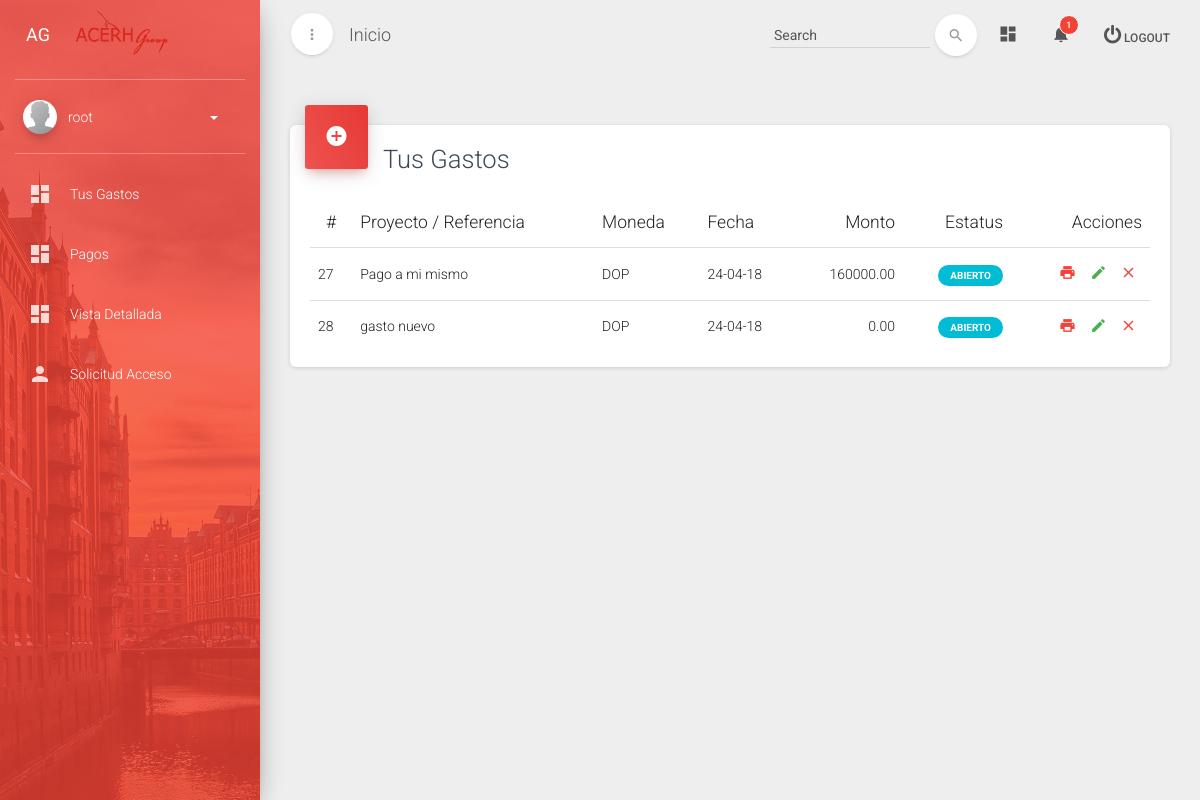
Before: /gastos/ (signed in) with the older database file.
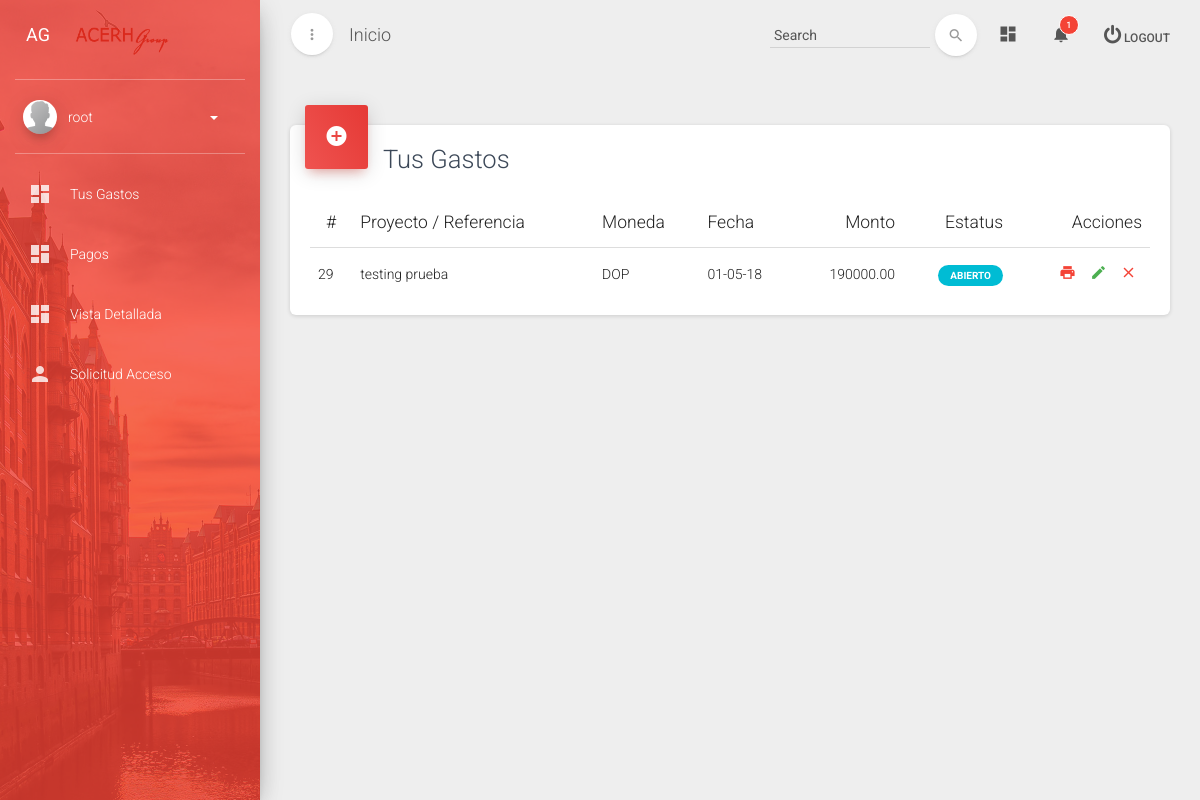
After: the same page with the newer database file.
### ncf/models.py (models this page shows, shortened)
class Gasto(models.Model):
	numero = models.CharField(max_length=999999)
	referencia = models.CharField(max_length=100, blank=True)
	moneda = models.CharField(max_length=10, blank=True)
	fecha = models.DateTimeField(auto_now_add=True, auto_now=False)
	total_final = models.DecimalField(max_digits=999999,decimal_places=2)
	nota = models.TextField(blank=True)
	comprador = models.ForeignKey(User)
	estatus = models.CharField(max_length=20, blank=True)

### ncf/views.py (the view)
# urls.py: url(r'^gastos/',compania ),
def compania(request):
	gasto = Gasto.objects.filter(comprador=request.user);
	return render(request, 'gastotabla.html',{'gasto':gasto, 'gastos':gasto.all()})

### templates/gastotabla.html (shortened to what this page needs)
{% extends 'nucleo.html' %}
{% load staticfiles %}
{% block content %}
<div class="col-md-12">
                            <div class="card">
                                <div type="button" class="card-header card-header-icon" data-toggle="modal" data-target="#myModal" data-background-color="red">
                                    <i class="material-icons">add_circle</i>
                                </div>
                                <div class="card-content">
                                    <h3 class="card-title"> Tus Gastos</h3>
                                    <div class="table-responsive">
                                        <table class="table">
                                            <thead>
                                                <tr>
                                                    <th class="text-center">#</th>
                                                    <th>Proyecto / Referencia</th>
                                                    <th>Moneda</th>
                                                    <th>Fecha</th>
                                                    <th class="text-right">Monto</th>
                                                    <th class="text-right">Estatus</th>
                                                    <th class="text-right">Acciones</th>
                                                </tr>
                                            </thead>
                                            <tbody>
                                              {% for gasto in gastos %}
                                                <tr>
                                                    <td>{{gasto.id}}</td>
                                                    <td>{{gasto.referencia}}</td>
                                                    <td>{{gasto.moneda}}</td>
                                                    <td >{{gasto.fecha|date:'d-m-y'}}</td>
                                                    <td class="text-right">{{gasto.total_final}}</td>
                                                    <td class="text-right"><span class="label label-info">{{gasto.estatus}}</span></td>
                                                    <td class="td-actions text-right">
                                                        {% if gasto.estatus == "Abierto" %}
                                                        <a href="{% url 'PDF' id=gasto.id %}">
                                                        <button type="button"  rel="tooltip" class="btn btn-danger btn-simple" data-original-title="" title="">
                                                            <i class="material-icons md-48"  >print</i>
                                                        </button></a>
                                                        <a href="{% url 'detalle' id=gasto.id %}">{{post.titulo}}<button type="button"  rel="tooltip" class="btn btn-success btn-simple" data-original-title="" title="">
                                                            <i class="material-icons md-48">edit</i>
                                                        </button></a>
                                                        <button type="button" onclick="Remove({{gasto.id}})" rel="tooltip" class="btn btn-danger btn-simple" data-original-title="" title="">
                                                            <i class="material-icons md-48"  >close</i>
                                                        </button></a>
                                                        {% else %}
                                                        <a href="{% url 'PDF' id=gasto.id %}">
                                                        <button type="button"  rel="tooltip" class="btn btn-danger btn-simple" data-original-title="" title="">
                                                            <i class="material-icons md-48"  >print</i>
                                                        </button></a>
                                                        {% endif %}
                                                    </td>
                                                </tr>
                                               {% endfor %}
                                            </tbody>
                                        </table>
                                    </div>
                                </div>
                            </div>
                        </div>
{% endblock %}

### templates/nucleo.html (shortened to what this page needs)
<!doctype html>
<html lang="en">
{% load staticfiles %}
<head>
    <link href="{% static 'assets10/css/bootstrap.min.css' %}" rel="stylesheet" />
    <link href="{% static 'assets10/css/material-dashboard.css' %}" rel="stylesheet" />
    <link href="{% static 'assets10/css/demo.css' %}" rel="stylesheet" />
    <link href="{% static 'assets10/css/bootstrap-datetimepicker.css' %}" rel="stylesheet" />
    <link href="{% static 'assets10/css/sweetalert2.scss' %}" rel="stylesheet" />
    <link href="http://maxcdn.bootstrapcdn.com/font-awesome/latest/css/font-awesome.min.css" rel="stylesheet">
</head>
<body>
    <div class="wrapper">
        <div class="sidebar" data-active-color="rose" data-background-color="red" data-image="{% static 'assets10/img/sidebar-3.jpg' %}">
            <div class="logo">
                <a href="http://www.creative-tim.com" class="simple-text logo-mini">
                    AG
                </a>
                <a href="http://www.tutalentoacerh.com/" class="simple-text logo-normal">
                    <img height="40" width="108" src="{% static 'assets10/img/logo4.png' %}" alt="home" class="light-logo" />
                </a>
            </div>
            <div class="sidebar-wrapper">
                <div class="user">
                    <div class="photo">
                         {% if request.user.userp.picture %}
                     <img src="{{request.user.userp.picture.url}}" alt="user-img" >
                     {% else %}
                     <img src="{% static 'assets10/img/default-avatar.png' %}" alt="user-img">
                     {% endif %}
                    </div>
                    <div class="info">
                        <a data-toggle="collapse" href="#collapseExample" class="collapsed">
                            <span>
                                {{request.user.username}}
                                <b class="caret"></b>
                            </span>
                        </a>
                    </div>
                </div>
                <ul class="nav">
                    {%if request.user.is_staff %}
                    <li>
                        <a href="/gastos">
                            <i class="material-icons">dashboard</i>
                            <p> Tus Gastos </p>
                        </a>
                    </li>
                    <li>
                        <a href="/pagos">
                            <i class="material-icons">dashboard</i>
                            <p> Pagos </p>
                        </a>
                    </li>
                    <li>
                        <a href="/admintable">
                            <i class="material-icons">dashboard</i>
                            <p> Vista Detallada </p>
                        </a>
                    </li>
                    <li>
                        <a href="/activate">
                            <i class="material-icons">person</i>
                            <p> Solicitud Acceso </p>
                        </a>
                    </li>
                    {% endif %}
                </ul>
            </div>
        </div>
        <div class="main-panel">
            <nav class="navbar navbar-transparent navbar-absolute">
                <div class="container-fluid">
                    <div class="navbar-minimize">
                        <button id="minimizeSidebar" class="btn btn-round btn-white btn-fill btn-just-icon">
                            <i class="material-icons visible-on-sidebar-regular">more_vert</i>
                        </button>
                    </div>
                    <div class="navbar-header">
                        <a class="navbar-brand" href="#"> Inicio </a>
                    </div>
                    <div class="collapse navbar-collapse">
                        <ul class="nav navbar-nav navbar-right">
                            <li>
                                <a href="#pablo" class="dropdown-toggle" data-toggle="dropdown">
                                    <i class="material-icons">dashboard</i>
                                </a>
                            </li>
                            <li class="dropdown">
                                <a href="#" class="dropdown-toggle" data-toggle="dropdown">
                                    <i class="material-icons">notifications</i>
                                    <span class="notification">1</span>
                                </a>
                            </li>
                            <li><a href="{% url 'logout' %}"><i class="fa fa-power-off"></i> Logout</a></li>
                        </ul>
                        <form class="navbar-form navbar-right" role="search">
                            <div class="form-group form-search is-empty">
                                <input type="text" class="form-control" placeholder=" Search ">
                            </div>
                            <button type="submit" class="btn btn-white btn-round btn-just-icon">
                                <i class="material-icons">search</i>
                                <div class="ripple-container"></div>
                            </button>
                        </form>
                    </div>
                </div>
            </nav>
            <div class="content">
               {% block content %}
               {% endblock %}
            </div>
        </div>
    </div>
</body>
</html>

Changed rows visible on the page:
removed Gasto: id "27", referencia "Pago a mi mismo", moneda "DOP", fecha "24-04-18", total_final "160000.00", estatus "ABIERTO"
removed Gasto: id "28", referencia "gasto nuevo", moneda "DOP", fecha "24-04-18", total_final "0.00", estatus "ABIERTO"
added Gasto: id "29", referencia "testing prueba", moneda "DOP", fecha "01-05-18", total_final "190000.00", estatus "ABIERTO"
